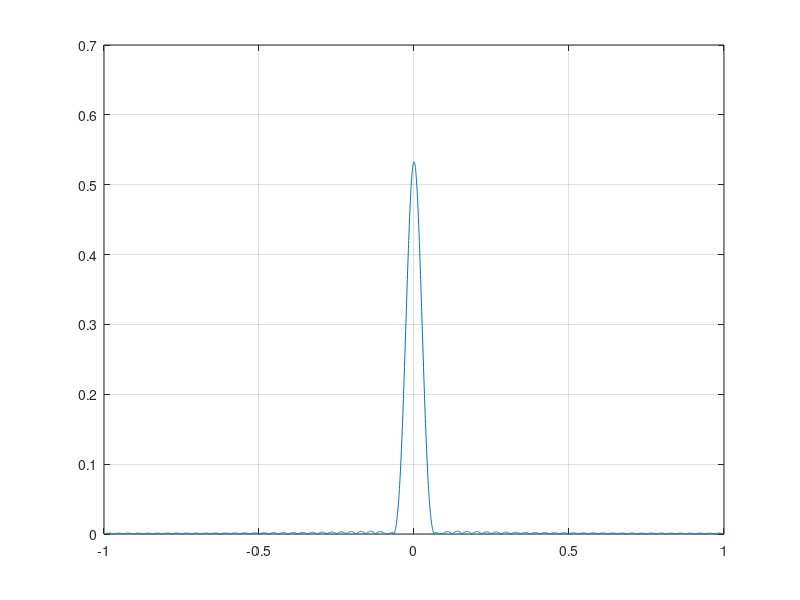
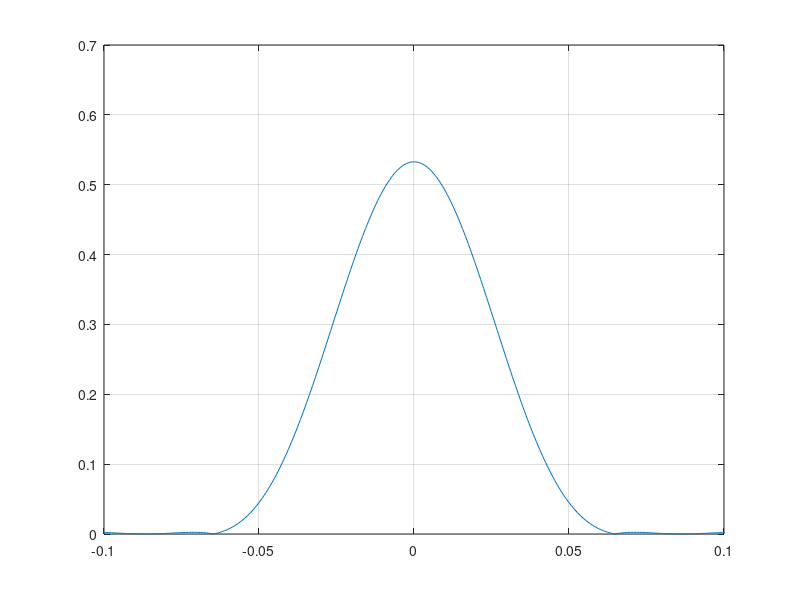
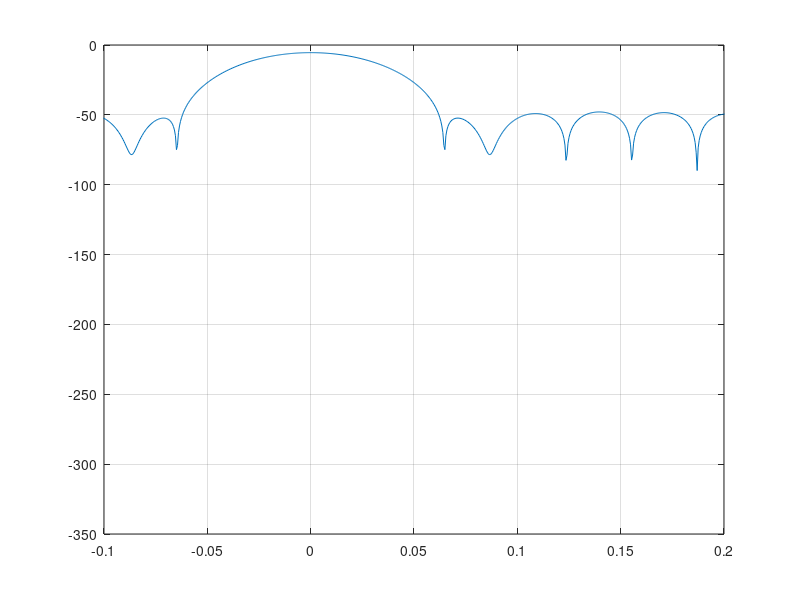

Here is the MATLAB script that generated these plots, in order:
N = 64;

h = hamming(N);

[H, w] = freqz(h,1,N*64,'whole');

main_lobe_width = 8/N
trans_width = 6.64/N/2

figure(1)
plot((w-pi)/pi,fftshift(abs(H))/N)
grid on

figure(2)
plot((w-pi)/pi,fftshift(abs(H))/N)
xlim([-.1 .1])
grid on


figure(3)
plot((w-pi)/pi,20*log10(fftshift(abs(H))/N))
xlim([-.1 .2])
grid on
